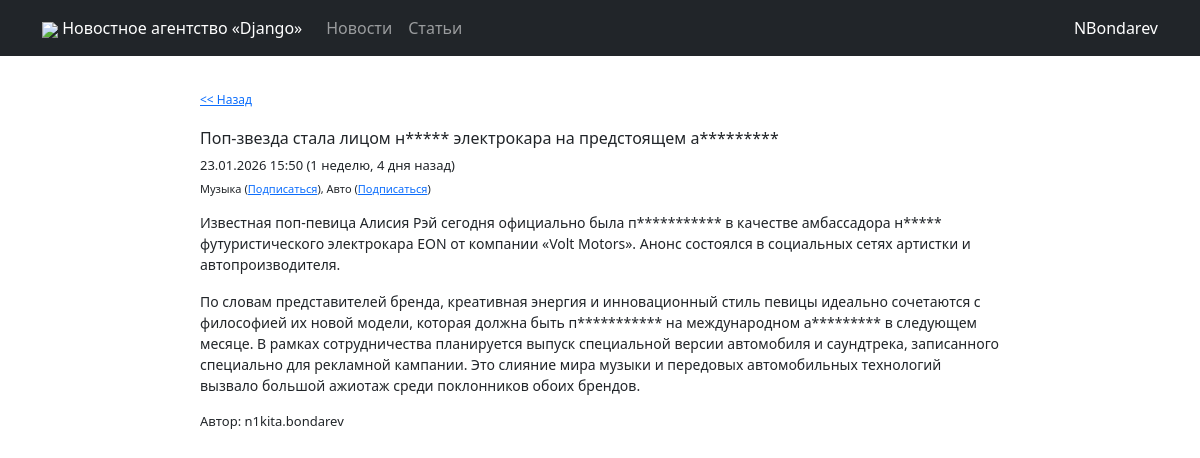
/news/3 (signed in), run on the app's committed database.
### news/models.py (models this page shows, shortened)
class Post(models.Model):
    news = 'NE'
    article = 'AR'
    POST_TYPES = [
        (news, 'Новость'),
        (article, 'Статья'),
    ]
    author = models.ForeignKey(Author, on_delete=models.CASCADE)
    post_type = models.CharField(max_length=2, choices=POST_TYPES)
    created_at = models.DateTimeField(auto_now_add=True)
    title = models.CharField(max_length=255)
    text = models.TextField()
    rating = models.IntegerField(default=0)
    categories = models.ManyToManyField(Category, through="PostCategory")

class Author(models.Model):
    user = models.OneToOneField(User, on_delete=models.CASCADE)
    rating = models.IntegerField(default=0)

### news/views.py (the view)
# urls.py: path('<int:pk>', NewsInfo.as_view(), name="articles_info"),
class NewsInfo(DetailView):
    model = Post
    post_type = None
    template_name = None
    context_object_name = None
    def setup(self, request, *args, **kwargs):
        super().setup(request, *args, **kwargs)
        self.post_type = re.findall(r'(news|articles)', request.path)[0] if kwargs.get("post_type") is None else kwargs.get("post_type")
        self.template_name = f'{self.post_type}/info.html'
        self.context_object_name = self.post_type.__str__()
    def get_queryset(self):
        queryset = super().get_queryset()
        queryset = queryset.filter(
            post_type='NE' if self.post_type == "news" else "AR"
        )
        return queryset
    def get_context_data(self, **kwargs):
        obj = self.get_object()
        context = super().get_context_data(**kwargs)
        context['text'] = obj.text.split("\n")
        categories = PostCategory.objects.filter(post=obj)
        categories_subscribes = [
            user_category.category
            for user_category in UserCategory.objects.filter(
                user=self.request.user,
                category__in=[cat.category for cat in categories]
            )
        ]
        categories_text = []
        for category_item in categories:
            is_subscribed = category_item.category in categories_subscribes
            url = (f'<a href="/{"unsubscribe" if is_subscribed else "subscribe"}_category/{category_item.category.id}/?return_to={self.request.path}">'
                   f'{"Отписаться" if is_subscribed else "Подписаться"}</a>')
            categories_text.append(f"{category_item.category.name} ({url})")
        context['category_names'] = ", ".join(categories_text)
        context['is_author'] = self.object.author.user == self.request.user
        return context

### main_app/templatetags/custom_filters.py (called while the page is built)
@register.filter
def censor(value):
    value_split = value.split()
    for index, value_str in enumerate(value_split):
        if value_str.lower() in forbidden_words:
            value_split[index] = value_str[0] + "*" * (len(value_str) - 1)
    return " ".join(value_split)

@register.filter
def format_date(datetime_str, format_str="%d.%m.%Y %H:%M:%S"):
    return datetime.datetime.strftime(datetime_str, format_str)

### templates/news/info.html (shortened to what this page needs)
{% extends 'flatpages/default.html' %}
{% load humanize %}
{% load tz %}
{% load custom_filters %}
{% block content %}
    <div style="margin: 35px auto; width: 800px; text-align: left;">
        <div style="font-size: 12px; margin-bottom: 20px;"><a href="/news"><< Назад</a>
        </div>
        <div>
            <h1 style="font-size: 16px">{{ news.title|censor }}</h1>
            <p style="font-size: 13px; margin-bottom: 5px">{{ news.created_at|localtime|format_date:"%d.%m.%Y %H:%M" }} ({{ news.created_at|naturaltime }})</p>
            <p style="font-size: 11px; margin-bottom: 15px">{{ category_names|safe }}</p>
            {% for text_block in text %}
                <p style="font-size: 14px">{{ text_block|censor }}</p>
            {% endfor %}
            <p style="font-size: 13px; margin-bottom: 15px">Автор: {{ news.author.user.username }}</p>
        </div>
    </div>
{% endblock content %}

### templates/flatpages/default.html (shortened to what this page needs)
<!DOCTYPE html>
<html lang="en">
    <head>
        {% load static %}
        <link href="{% static 'css/styles.css' %}" rel="stylesheet" />
    </head>
    <body>
        <nav class="navbar navbar-expand-lg navbar-dark bg-dark static-top">
           <div class="container">
               <a class="navbar-brand" href="/"><img src="{% static 'img/django_icon.png' %}" style="width: 30px"> Новостное агентство «Django»</a>
               <div class="collapse navbar-collapse" id="navbarResponsive">
                   <ul class="navbar-nav ml-auto">
                       <li class="nav-item active" style="display: flex;">
                           <a class="nav-link" href="/news">Новости</a>
                           <a class="nav-link" href="/articles">Статьи</a>
                       </li>
                   </ul>
               </div>
               {% if user.is_authenticated %}
                    <a href="/accounts/profile" class="profile-button">{{ user.username }}</a>
               {% else %}
                    <a href="/accounts/login" class="profile-button">Войти</a>
               {% endif %}
           </div>
</nav>
        <div class="container">
           <div class="row">
               <div class="col-lg-12 text-center">
                   {% block content %}{% endblock content %}
               </div>
           </div>
        </div>
    </body>
</html>

### data on the page
Post: title|censor "Поп-звезда стала лицом н***** электрокара на предстоящем а*********", created_at "23.01.2026 15:50", created_at "1 неделю, 4 дня назад", author.user.username "n1kita.bondarev"

### other printed values
{{ user.username }} "NBondarev"
{{ category_names|safe }} "Музыка ( Подписаться ), Авто ( Подписаться )"
